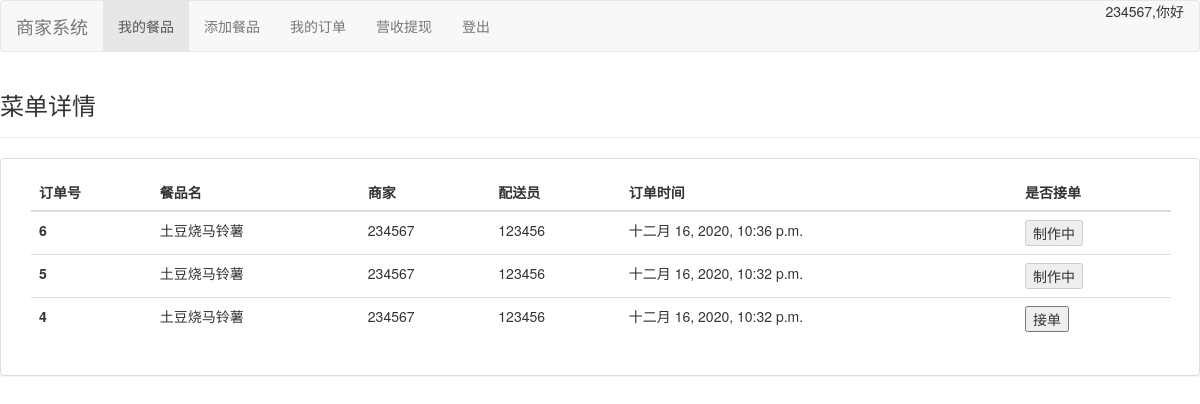
Screenshot of /MerchantSystem/dealItem/ (signed in) with the database file from the repository.
### cmdb/models.py (models this page shows)
class Order(models.Model):
    _choice=[
        ('待支付','顾客已下单，未支付'),
        ('已支付','顾客已下单，已支付'),
        ('制作中','商家已接单'),
        ('配送中','配送员已接餐'),
        ('已完成','顾客已接餐')
    ]
    orderID = models.BigAutoField(primary_key=True,editable=False,verbose_name="订单号")
    createTime = models.DateTimeField(auto_created=True, auto_now=True, auto_now_add=False,verbose_name="生成时间")
    CustomerID = models.ForeignKey(Usr, verbose_name="顾客ID", on_delete=models.SET_NULL,related_name='CustomerID',null=True)
    MerchantID = models.ForeignKey(Usr, verbose_name="商家ID", on_delete=models.SET_NULL,related_name='MerchantID',null=True)
    DispatcherID = models.ForeignKey(Usr, verbose_name="送餐员ID", on_delete=models.SET_NULL,related_name='DispatcherID',null=True)
    itemID = models.ForeignKey(Menu,verbose_name='餐品号',on_delete=models.SET_NULL,null=True)
    stage = models.CharField(choices=_choice,null=False,max_length=20,verbose_name='订单状态')
    commentMerchant = models.TextField(verbose_name="餐品评价")
    commentDispatcher = models.TextField(verbose_name="配送评价")
    class Meta:
        db_table = "Order"
        verbose_name = "订单数据表"
        ordering = ['-orderID']
    pass

class Menu(models.Model):
    ID = models.BigAutoField(primary_key=True,editable=False)
    lastEditTime = models.DateTimeField(auto_now_add=True)
    merchantID = models.ForeignKey(Usr, verbose_name="商家账号", on_delete=models.CASCADE,to_field='ID')
    itemName = models.CharField(max_length=20,verbose_name="餐品名")
    itemText = models.TextField(verbose_name="餐品简介")
    price = models.FloatField(verbose_name="餐品价格")
    class Meta:
        db_table = "Menu"
        verbose_name = "餐品数据表"
        ordering=['-lastEditTime']
    pass

class Usr(models.Model):
    _stage=[
        ('Customer','顾客'),
        ('Merchant','商家'),
        ('Dispacher','送餐员'),
    ]
    ID = models.CharField(primary_key=True,max_length=20,verbose_name="账号")
    password = models.CharField(null=False,max_length=20,verbose_name="密码")
    location = models.CharField(max_length=50,verbose_name="地址")
    phoneNumber = models.CharField(max_length=50,verbose_name="电话号码")
    email = models.EmailField(verbose_name="邮箱")
    stage = models.CharField(choices=_stage,max_length=20,verbose_name="身份")
    lastLoginTime = models.DateTimeField(auto_now_add=True,blank=False,editable=False,verbose_name="最后登录时间")
    class Meta:
        db_table = "Usr"
        verbose_name = "用户数据表"
        ordering = ['-lastLoginTime']
    pass

### MerchantSystem/views.py (the view)
# urls.py: path('dealItem/',views.dealItem_view)
def dealItem_view(request):
    user = Usr.objects.get(ID=request.session['user_id'])
    orders = Order.objects.filter(MerchantID=user).exclude(stage='待支付')
    return render(request, "M/dealItem_view.html",{'orders':orders,'user_id':request.session['user_id']})

### Templates/M/dealItem_view.html
{% extends '../main.html' %} {% block title %} 商家首页 {% endblock title %} {% block brand %}
<a class="navbar-brand" href="/MerchantSystem/">商家系统</a> {% endblock brand %} {% block navigate %}
<li class="active"><a href="/MerchantSystem/">我的餐品<span class="sr-only">(current)</span></a></li>
<li><a href="/MerchantSystem/addDish/">添加餐品</a></li>
<li><a href="/MerchantSystem/dealItem/">我的订单</a></li>
<li><a href="/MerchantSystem/getCash/">营收提现</a></li>
{% endblock navigate %} {% block tableName %}菜单详情 {% endblock tableName %} {% block tableBody %}
<table class="table">
    <thead>
        <tr>
            <th scope="col">订单号</th>
            <th scope="col">餐品名</th>
            <th scope="col">商家</th>
            <th scope="col">配送员</th>
            <th scope="col">订单时间</th>
            <th scope="col">是否接单</th>
        </tr>
    </thead>
    <tbody>
        {% for order in orders %}
        <form action="/MerchantSystem/dealItem/{{order.orderID}}/" method="GET">
            <tr>
                <th scope="row">{{order.orderID|default:"Null"}}</th>
                <td>{{order.itemID.itemName|default:"Null"}}</td>
                <td>{{order.MerchantID.ID|default:"Null"}}</td>
                <td>{{order.CustomerID.ID|default:"Null"}}</td>
                <td>{{order.createTime|default:"Null"}}</td>
                {% if order.stage == "已支付" %}
                <td><button type="submit">接单</button></td>
                {% else %}
                <td><button type="button" disabled="disabled">{{order.stage}}</button></td>
                {% endif %}
            </tr>
    </tbody>
    </form>
    {% empty %}
    <p>暂无数据..</p>
    {% endfor %} {% endblock tableBody %}

### rows the page displays
Order: orderID "6", itemID.itemName "土豆烧马铃薯", MerchantID.ID "234567", CustomerID.ID "123456", createTime "十二月 16, 2020, 10:36 p.m.", stage "制作中"
Order: orderID "5", itemID.itemName "土豆烧马铃薯", MerchantID.ID "234567", CustomerID.ID "123456", createTime "十二月 16, 2020, 10:32 p.m.", stage "制作中"
Order: orderID "4", itemID.itemName "土豆烧马铃薯", MerchantID.ID "234567", CustomerID.ID "123456", createTime "十二月 16, 2020, 10:32 p.m.", stage "接单"

### other values shown
{{ user_id }} "234567"
